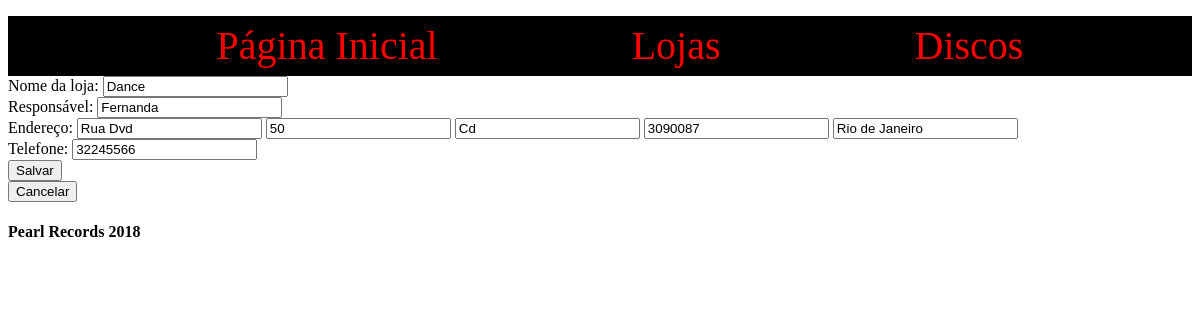
The page /alterarLoja.php?id=4 on the database its author committed.
### tables this page shows
CREATE TABLE `Loja` (
  `IdLoja` int(11) NOT NULL,
  `Dono` varchar(100) NOT NULL,
  `Telefone` varchar(20) NOT NULL,
  `EnderecoRua` varchar(30) NOT NULL,
  `EnderecoNumero` int(11) NOT NULL,
  `EnderecoBairro` varchar(30) NOT NULL,
  `EnderecoCEP` varchar(10) NOT NULL,
  `EnderecoCidade` varchar(50) NOT NULL,
  `Nome` varchar(70) DEFAULT NULL
);

### LojaDAO.php (called while the page is built, shortened)
<?php
	class LojaDAO{
		public function conectar(){
			$servidor = "localhost";
			$usuario = "root";
			$senha = "";
			$bancodados = "PearlRecords";
			$conexao = new mysqli($servidor, $usuario, $senha, $bancodados);
			return $conexao;
		}
		function buscarPorId($codigo){
			$loja = new Loja();
			try{
				$d = $this->conectar();
				$query = "select * from Loja where IdLoja = {$codigo}";
				$resultado = $d->query($query);
				$registro = mysqli_fetch_assoc($resultado);
				$loja->setIdLoja($registro['IdLoja']);
				$loja->setNome($registro['Nome']);
				$loja->setDono($registro['Dono']);
				$loja->setTelefone($registro['Telefone']);
				$loja->setRua($registro['EnderecoRua']);
				$loja->setNumero($registro['EnderecoNumero']);
				$loja->setBairro($registro['EnderecoBairro']);
				$loja->setCEP($registro['EnderecoCEP']);
				$loja->setCidade($registro['EnderecoCidade']);
			}catch(Exception $ex){
				echo $ex->getFile().' : '.$ex->getLine().' : '.$ex->getMessage();
			}
			return $loja;
		}
	}
?>

### Loja.php (called while the page is built)
<?php
	class Loja {
		private $dono;
		private $nome;
		private $telefone;
		private $id;
		private $rua;
		private $numero;
		private $bairro;
		private $cep;
		private $cidade;
		function getIdLoja(){
			return $this->id;
		}
		function setIdLoja($id){
			$this->id = $id;
		}
		function setNome($nome){
			$this->nome = $nome;
		}
		function getNome(){
			return $this->nome;
		}
		function setDono($dono){
			$this->dono = $dono;
		}
		function getDono(){
			return $this->dono;
		}
		function setTelefone($telefone){
			$this->telefone = $telefone;
		}
		function getTelefone(){
			return $this->telefone;
		}
		function setRua($rua){
			$this->rua = $rua;
		}
		function getRua(){
			return $this->rua;
		}
		function setNumero($numero){
			$this->numero = $numero;
		}
		function getNumero(){
			return $this->numero;
		}
		function setBairro($bairro){
			$this->bairro = $bairro;
		}
		function getBairro(){
			return $this->bairro;
		}
		function setCEP($cep){
			$this->cep = $cep;
		}
		function getCEP(){
			return $this->cep;
		}
		function setCidade($cidade){
			$this->cidade = $cidade;
		}
		function getCidade(){
			return $this->cidade;
		}
	}
?>

### alterarLoja.php (the view, shortened to what this page needs)
<?php
require_once 'Loja.php';
require_once 'LojaDAO.php';
$banco_loja = new LojaDAO();
if(isset($_GET["id"])){
    $loja = $banco_loja->buscarPorId($_GET["id"]);
}
else{
    $loja = new Loja();
}
?>
<!DOCTYPE html>
<html>
    <head>
            <link rel="stylesheet" type="text/css" href="Menu.css">
    </head>
    <body>
        <header>
            <nav class="menu">
                <ul>
                    <li><a href = "index.php">Página Inicial</a></li>
                    <li><a href = "listarLojas.php">Lojas</a></li>
                    <li><a href = "listarDiscos.php">Discos</a></li>
                </ul>
            </nav>
        </header>
        <div class="formulario">
			<form method="post" action="LojaHelper.php?acao=alterar&id=<?php echo $loja->getIdLoja();?>">
				Nome da loja: <input name="nome" type="text" required value="<?php echo $loja->getNome() ;?>"> <br>
				Responsável: <input name="dono" type="text" required value="<?php echo $loja->getDono() ;?>"> <br>
				Endereço: <input name="rua" type="text" required value="<?php echo $loja->getRua(); ?>">
				<input name="numero" type="text" required value="<?php echo $loja->getNumero(); ?>">
				<input name="bairro" type="text" required value="<?php echo $loja->getBairro(); ?>">
				<input name="cep" type="text" required value="<?php echo $loja->getCEP(); ?>">
				<input name="cidade" type="text" required value="<?php echo $loja->getCidade(); ?>"> <br>
				Telefone: <input name="telefone" type="text"required value="<?php echo $loja->getTelefone() ;?>" > <br>
				<button type="submit">Salvar</button>
			</form>
			<form method="post" action="listarLojas.php">
				<button type="submit">Cancelar</button>
			</form>
	</div>
        <footer>
            <h4>Pearl Records 2018</h4>
        </footer>
    </body>
</html>

### Menu.css (style rules this page uses)
header { height: 60px; background-color: #000000; text-align: center; }
.menu ul li { display:inline-block; line-height: 60px; margin: 0 10px; }
a { text-decoration: none; color: #ff0000; font-size: 40px; background-color: #000000; padding: 5px; margin: 80px; }

### rows shown on the page
loja: nome "Dance", dono "Fernanda", rua "Rua Dvd", numero "50", bairro "Cd", cep "3090087", cidade "Rio de Janeiro", telefone "32245566"
